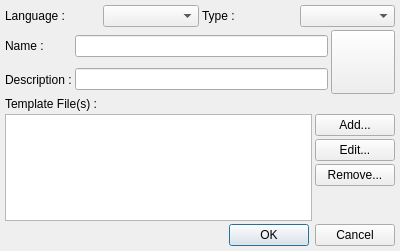
<ui version="4.0" >
 <class>UIEditTemplate</class>
 <widget class="QDialog" name="UIEditTemplate" >
  <property name="geometry" >
   <rect>
    <x>0</x>
    <y>0</y>
    <width>400</width>
    <height>251</height>
   </rect>
  </property>
  <layout class="QGridLayout" >
   <property name="leftMargin" >
    <number>5</number>
   </property>
   <property name="topMargin" >
    <number>5</number>
   </property>
   <property name="rightMargin" >
    <number>5</number>
   </property>
   <property name="bottomMargin" >
    <number>5</number>
   </property>
   <property name="horizontalSpacing" >
    <number>3</number>
   </property>
   <property name="verticalSpacing" >
    <number>3</number>
   </property>
   <item row="0" column="0" colspan="3" >
    <layout class="QHBoxLayout" >
     <item>
      <widget class="QLabel" name="lLanguage" >
       <property name="text" >
        <string>Language :</string>
       </property>
      </widget>
     </item>
     <item>
      <widget class="QComboBox" name="cbLanguages" />
     </item>
     <item>
      <widget class="QLabel" name="lType" >
       <property name="text" >
        <string>Type :</string>
       </property>
      </widget>
     </item>
     <item>
      <widget class="QComboBox" name="cbTypes" />
     </item>
    </layout>
   </item>
   <item row="1" column="0" >
    <widget class="QLabel" name="lName" >
     <property name="text" >
      <string>Name :</string>
     </property>
    </widget>
   </item>
   <item row="1" column="1" >
    <widget class="QLineEdit" name="leName" />
   </item>
   <item rowspan="2" row="1" column="2" >
    <widget class="QToolButton" name="tbIcon" >
     <property name="minimumSize" >
      <size>
       <width>64</width>
       <height>64</height>
      </size>
     </property>
     <property name="iconSize" >
      <size>
       <width>54</width>
       <height>54</height>
      </size>
     </property>
    </widget>
   </item>
   <item row="2" column="0" >
    <widget class="QLabel" name="lDescription" >
     <property name="text" >
      <string>Description :</string>
     </property>
    </widget>
   </item>
   <item row="2" column="1" >
    <widget class="QLineEdit" name="leDescription" />
   </item>
   <item row="3" column="0" colspan="3" >
    <widget class="QLabel" name="lFiles" >
     <property name="text" >
      <string>Template File(s) :</string>
     </property>
    </widget>
   </item>
   <item row="4" column="0" colspan="3" >
    <layout class="QGridLayout" >
     <property name="leftMargin" >
      <number>0</number>
     </property>
     <property name="topMargin" >
      <number>0</number>
     </property>
     <property name="rightMargin" >
      <number>0</number>
     </property>
     <property name="bottomMargin" >
      <number>0</number>
     </property>
     <property name="horizontalSpacing" >
      <number>3</number>
     </property>
     <property name="verticalSpacing" >
      <number>3</number>
     </property>
     <item rowspan="4" row="0" column="0" >
      <widget class="QListWidget" name="lwFiles" >
       <property name="textElideMode" >
        <enum>Qt::ElideNone</enum>
       </property>
      </widget>
     </item>
     <item row="0" column="1" >
      <widget class="QPushButton" name="pbAdd" >
       <property name="text" >
        <string>Add...</string>
       </property>
      </widget>
     </item>
     <item row="1" column="1" >
      <widget class="QPushButton" name="pbEdit" >
       <property name="text" >
        <string>Edit...</string>
       </property>
      </widget>
     </item>
     <item row="2" column="1" >
      <widget class="QPushButton" name="pbRemove" >
       <property name="text" >
        <string>Remove...</string>
       </property>
      </widget>
     </item>
     <item row="3" column="1" >
      <spacer>
       <property name="orientation" >
        <enum>Qt::Vertical</enum>
       </property>
       <property name="sizeHint" >
        <size>
         <width>75</width>
         <height>16</height>
        </size>
       </property>
      </spacer>
     </item>
    </layout>
   </item>
   <item row="5" column="0" colspan="3" >
    <widget class="QDialogButtonBox" name="dbbButtons" >
     <property name="orientation" >
      <enum>Qt::Horizontal</enum>
     </property>
     <property name="standardButtons" >
      <set>QDialogButtonBox::Cancel|QDialogButtonBox::NoButton|QDialogButtonBox::Ok</set>
     </property>
    </widget>
   </item>
  </layout>
 </widget>
 <resources>
  <include location="../../resources/resources.qrc" />
 </resources>
 <connections>
  <connection>
   <sender>dbbButtons</sender>
   <signal>accepted()</signal>
   <receiver>UIEditTemplate</receiver>
   <slot>accept()</slot>
   <hints>
    <hint type="sourcelabel" >
     <x>248</x>
     <y>254</y>
    </hint>
    <hint type="destinationlabel" >
     <x>157</x>
     <y>274</y>
    </hint>
   </hints>
  </connection>
  <connection>
   <sender>dbbButtons</sender>
   <signal>rejected()</signal>
   <receiver>UIEditTemplate</receiver>
   <slot>reject()</slot>
   <hints>
    <hint type="sourcelabel" >
     <x>316</x>
     <y>260</y>
    </hint>
    <hint type="destinationlabel" >
     <x>286</x>
     <y>274</y>
    </hint>
   </hints>
  </connection>
 </connections>
</ui>
